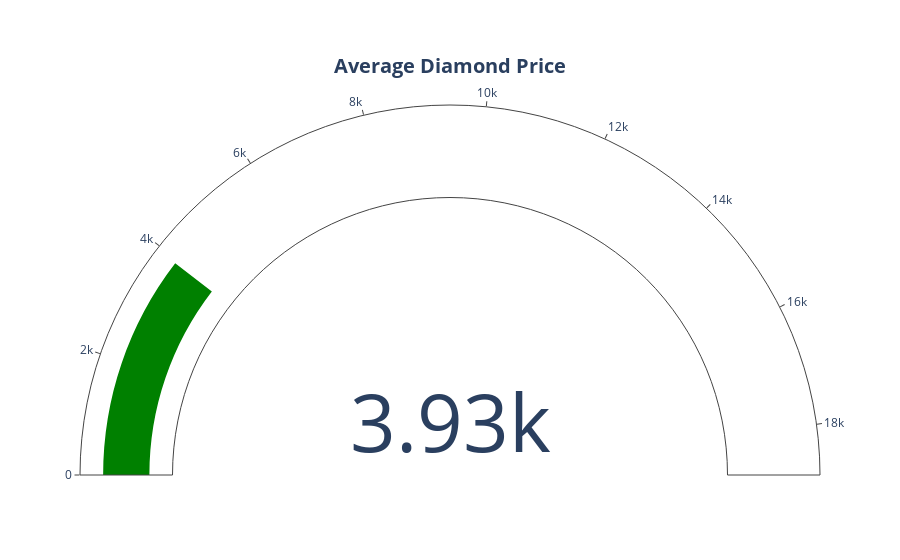

The notebook cell this image was saved under:
### Code cell
# Bullet chart for price distribution
fig8 = go.Figure(go.Indicator(
    mode="gauge+number", # if we not give mode, it by default it only prints title and value that we give in `value` param
    value=diamonds['price'].mean(), # this is the average price(3932.799721913237), which is the value of the indicator(that green color)
    gauge={"axis": {"range": [0, max(diamonds['price'])]}}, # gauge is basically that circle, we determining its range here 0 to max(18823)
    title={"text": "<b>Average Diamond Price</b>"}
))
fig8.show()

### Figure 1 — Plotly figure (JSON) as saved in the notebook; plotly's stock layout.template omitted (floating-point values rounded to 4 significant figures)
{"data": [{"gauge": {"axis": {"range": [0, 18823]}}, "mode": "gauge+number", "title": {"text": "<b>Average Diamond Price</b>"}, "type": "indicator", "value": 3933.0}], "layout": {}}
